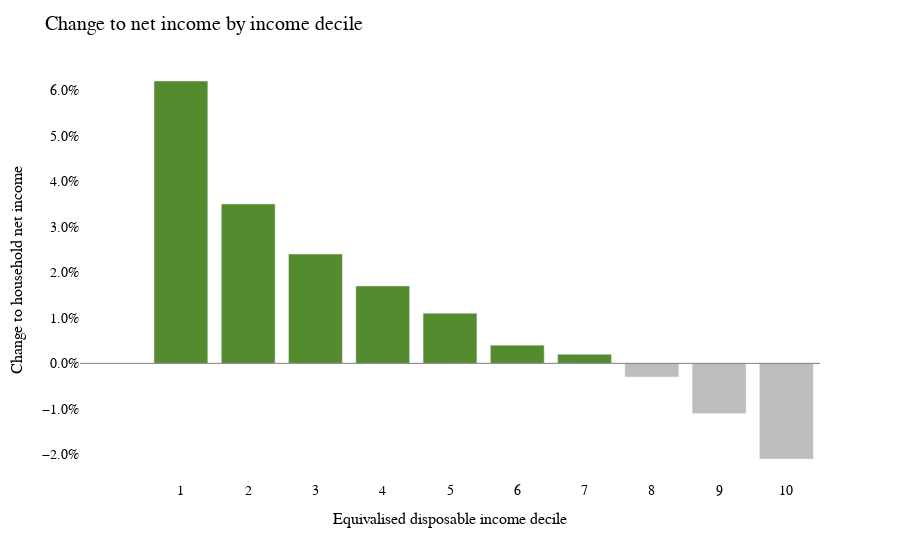

Write notebook code for a chart like this one.
### Markdown cell above
On average, the carbon dividend would benefit each of the bottom seven income deciles.
The bottom decile would gain 6.2%, and the top decile would lose 2.1%.

### Code cell
read_chart(analysis, "rel_income_decile_chart")

### Figure 1 — Plotly figure (JSON) as saved in the notebook; plotly's stock layout.template omitted (floating-point values rounded to 4 significant figures)
{"data": [{"alignmentgroup": "True", "hovertemplate": "Decile=%{x}<br>Relative change=%{y}<extra></extra>", "legendgroup": "", "marker": {"color": ["#BDBDBD", "#558B2F", "#558B2F", "#558B2F", "#558B2F", "#558B2F", "#558B2F", "#558B2F", "#BDBDBD", "#BDBDBD", "#BDBDBD"], "pattern": {"shape": ""}}, "name": "", "offsetgroup": "", "orientation": "v", "showlegend": false, "textposition": "auto", "type": "bar", "x": [0, 1, 2, 3, 4, 5, 6, 7, 8, 9, 10], "xaxis": "x", "y": [null, 0.062, 0.035, 0.024, 0.017, 0.011, 0.004, 0.002, -0.003, -0.011, -0.021], "yaxis": "y"}], "layout": {"barmode": "relative", "font": {"color": "Black", "family": "Ubuntu"}, "hoverlabel": {"align": "right", "font": {"family": "Ubuntu"}}, "legend": {"tracegroupgap": 0}, "margin": {"t": 60}, "paper_bgcolor": "white", "plot_bgcolor": "white", "shapes": [{"line": {"color": "grey", "width": 1}, "type": "line", "x0": 0, "x1": 1, "xref": "paper", "y0": 0, "y1": 0, "yref": "y"}], "showlegend": false, "title": {"font": {"size": 20}, "text": "Change to net income by income decile"}, "xaxis": {"anchor": "y", "domain": [0, 1], "tickfont": {"size": 14}, "tickvals": [1, 2, 3, 4, 5, 6, 7, 8, 9, 10], "title": {"font": {"color": "black", "size": 16}, "text": "Equivalised disposable income decile"}}, "yaxis": {"anchor": "x", "domain": [0, 1], "tickfont": {"size": 14}, "tickformat": ",.1%", "tickprefix": "", "title": {"font": {"color": "black", "size": 16}, "text": "Change to household net income"}}}}
